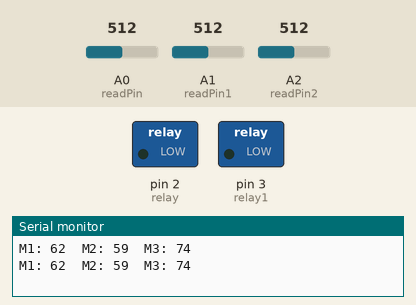
This sketch was run on a simulated Arduino Uno, built with avr-gcc and run on an emulated ATmega328P. On the bench: switched loads named in the sketch (green lamp = pin HIGH), the last lines printed to the serial monitor. Inputs (shaded band) come from the test bench; at power-on: A0 (readPin) = 512, A1 (readPin1) = 512, A2 (readPin2) = 512.

Above: at 5.8 s.
5.9 s: A0 (readPin) set to 803
11.9 s: A0 (readPin) set to 823
At 15.9 s:
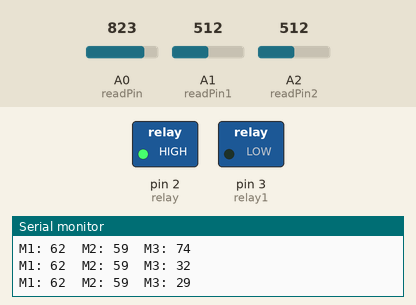
18.5 s: A0 (readPin) set to 716
At 22.4 s:
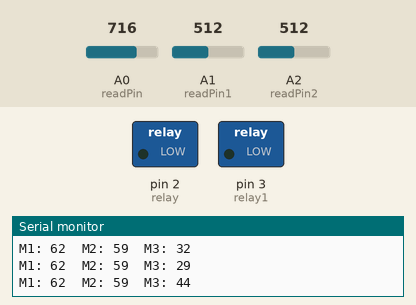
24.5 s: A0 (readPin) set to 900
At 30.2 s:
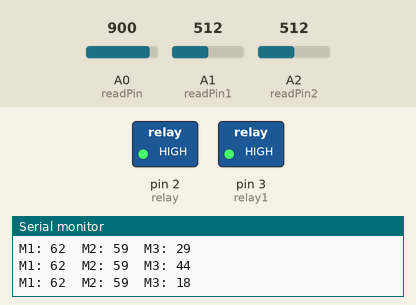
Timing chart, 0 to 31.5 s (numbered marks = the images above; inputs shaded):
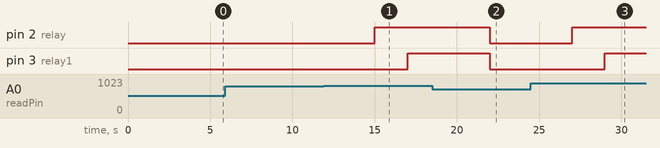

The sketch:

Moisture_sensor_test.ino
```cpp
//sensor and relay pins
int readPin = A0;
int readPin1 = A1;
int readPin2 = A2;
int relay = 2;
int relay1 = 3;
int Mb;
int Mb1;
int Mb2;
void setup() {
  // put your setup code here, to run once:
pinMode(relay,OUTPUT);
pinMode(relay1, OUTPUT);
pinMode(readPin, INPUT);
Serial.begin(9600);
}

void loop() {
  // put your main code here, to run repeatedly:
Mb=analogRead(readPin); //read analog value from sensor 1
Mb1= analogRead(readPin1); //read analog value from sensor 2
Mb2 = analogRead(readPin2); //read analog value from sensor 3

//Change the readings into percentage
Mb=map(Mb,1023,340,0,100);
Mb1 =map(Mb1,1023,200,0,100);
Mb2 =map(Mb2,1023,170,0,100);
Serial.print("M1: ");
Serial.print(Mb1);
Serial.print("  M2: ");
Serial.print(Mb2);
Serial.print("  M3: ");
Serial.println(Mb);

//Function to check limits and turn ON the pump
if(Mb<=30){
   digitalWrite(relay,HIGH);
   delay(2000);
   digitalWrite(relay1,HIGH);
   if(Mb>70){
    digitalWrite(relay1,LOW);
    delay(2000);
    digitalWrite(relay, LOW);
  }
}
else{
  digitalWrite(relay, LOW);
  digitalWrite(relay1, LOW);
}

delay(5000);
}
```

Measured:
- the behaviour switches between 811 and 812 on A0 (readPin) (found by bisection; images 0 and 1)
- after the input at 11.9 s, pin 2 (relay): LOW → HIGH after 3.1 s; pin 3 (relay1): LOW → HIGH after 5.1 s
- after the input at 18.5 s, pin 2 (relay), pin 3 (relay1): HIGH → LOW after 3.5 s
- after the input at 24.5 s, pin 2 (relay): LOW → HIGH after 2.5 s; pin 3 (relay1): LOW → HIGH after 4.5 s
